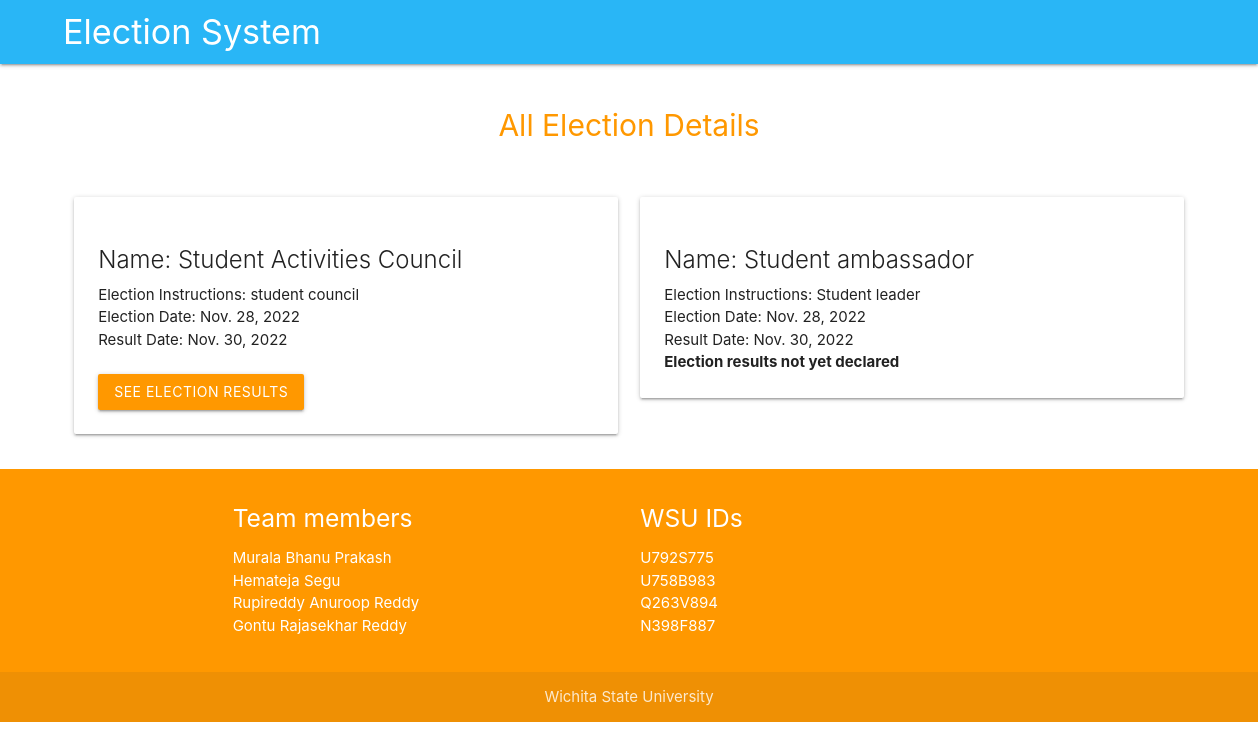
Screenshot of /present/elections/ (signed in) with the database file from the repository.
### application/models.py (models this page shows, shortened)
class ElectionInformation(models.Model):
    election_id = models.AutoField(primary_key=True)
    election_name = models.CharField(max_length=200)
    election_date = models.DateField(null=True, blank=True)
    election_result_date = models.DateField(null=True, blank=True)
    election_description = models.CharField(max_length=100, null=True, blank=True)
    is_election_completed = models.BooleanField(default=False)
    winning_candidate_id = models.CharField(max_length=20,null=True,blank=True)

### application/views.py (the view)
# urls.py: path('present/elections/', show_present_elections, name='elections'),
def show_present_elections(request):
    member = request.user
    if not member.is_active:
        return member_session_not_active(request)
    print(request.user.pk)
    future_elections = ElectionInformation.objects.all()
    for e in future_elections:
        voterObj = VoterInformation.objects.filter(member=request.user).first()
        if VotingInformation.objects.filter(voter=voterObj,election=e).exists():
            print("exists")
            e.is_vote_utilized = True
        else:
            e.is_vote_utilized = False
    return render(request, 'Show_Elections.html', {'elections': future_elections})

### application/templates/Show_Elections.html (shortened to what this page needs)
{% extends 'website_base.html' %}
{% load crispy_forms_tags %}
{% load static %}
{% block child_template %}
    <head>
    </head>
<div>
    <center>
        <br><br>
        <h1>
        All Election Details
    </h1>
    </center>
    <br>
    <div class="row">
        {% if elections %}
            {% for e in elections %}
            <div class="col m6 l6">
                <div class="card">
                    <div class="card-content">
                        <h4 class="card-title">
                            Name: {{e.election_name}}
                        </h4>
                        <p class="card-text">
                            Election Instructions: {{e.election_description}}
                        </p>
                        <p class="card-text">
                            Election Date: {{e.election_date}}
                        </p>
                        <p class="card-text">
                            Result Date: {{e.election_result_date}}
                        </p>
                        {% if request.user.member_type == "VOT" %}
                            {% if e.is_election_completed %}
                                <a href="/election/results/{{e.pk}}" class="btn">
                                    See Election Results
                                </a>
                            {% else %}
                                <p>
                                    <b>
                                        Election results not yet declared
                                    </b>
                                </p>
                                <br>
                                {% if e.is_vote_utilized %}
                                    <p>
                                        <b>
                                            You already utilized your vote and waiting for results.
                                        </b>
                                    </p>
                                {% else %}
                                <a href="/cast/vote/{{e.pk}}" class="btn">
                                        Cast Vote
                                    </a>
                                {% endif %}
                            {% endif %}
                        {% elif request.user.member_type == "CAN" %}
                            {% if e.is_election_completed %}
                        <br>
                                <a href="/election/results/{{e.pk}}" class="btn">
                                    See Election Results
                                </a>
                            {% else %}
                                <p>
                                    <b>
                                        Election results not yet declared
                                    </b>
                                </p>
                            {% endif %}
                        {% else %}
                        <br><br>
                            <a href="/election/results/{{e.pk}}" class="btn">
                                Declare Election Results
                            </a>
                        {% endif %}
                    </div>
                </div>
            </div>
            {% endfor %}
        {% endif %}
</div>
{% endblock %}

### application/templates/website_base.html (style rules this page uses)
a { color:#ff9800 !important; }
.btn { background:#ff9800 !important; color:white !important; }
h1 { font-size:30px !important; color: #ff9800 !important; margin-top:0px !important; }

### rows the page displays
ElectionInformation: election_name "Student Activities Council", election_description "student council", election_date "Nov. 28, 2022", election_result_date "Nov. 30, 2022"
ElectionInformation: election_name "Student ambassador", election_description "Student leader", election_date "Nov. 28, 2022", election_result_date "Nov. 30, 2022", is_election_completed "Election results not yet declared"
